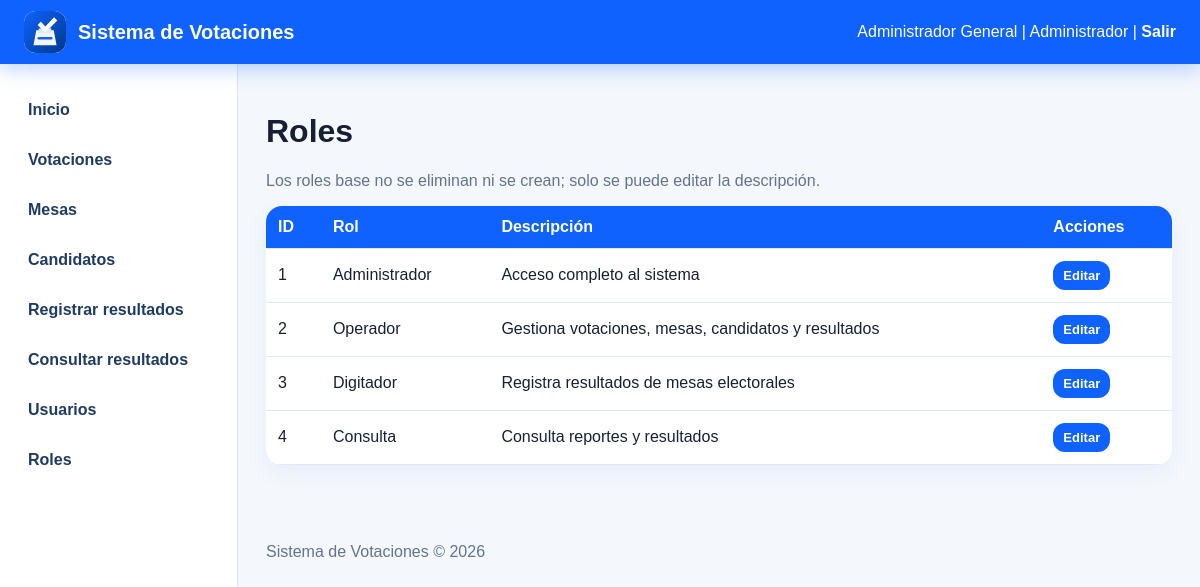
Page /roles.php (signed in) on the committed database.
### tables this page shows
CREATE TABLE roles (
  id_rol INT AUTO_INCREMENT PRIMARY KEY,
  nombre_rol VARCHAR(80) NOT NULL UNIQUE,
  descripcion VARCHAR(255) NOT NULL
);

### config.php (called while the page is built, shortened)
<?php
function e($texto) {
    return htmlspecialchars((string)$texto, ENT_QUOTES, 'UTF-8');
}
?>

### roles.php (the view, shortened to what this page needs)
<?php require 'config.php'; requiereModulo('roles');
require 'header.php'; $rows=$pdo->query('SELECT * FROM roles ORDER BY id_rol')->fetchAll(); ?>
<h1>Roles</h1><p class="muted">Los roles base no se eliminan ni se crean; solo se puede editar la descripción.</p>
<table><tr><th>ID</th><th>Rol</th><th>Descripción</th><th>Acciones</th></tr><?php foreach($rows as $r): ?><tr><td><?=e($r['id_rol'])?></td><td><?=e($r['nombre_rol'])?></td><td><?=e($r['descripcion'])?></td><td><a class="btn small" href="roles.php?editar=<?=e($r['id_rol'])?>">Editar</a></td></tr><?php endforeach; ?></table>
<?php require 'footer.php'; ?>

### assets/style.css (style rules this page uses)
* { box-sizing:border-box }
body { margin:0;font-family:Arial,Helvetica,sans-serif;background:#f4f7fb;color:#172033 }
.btn,button { background:#0f62fe;color:white;border:0;border-radius:12px;padding:11px 16px;text-decoration:none;font-weight:700;cursor:pointer;display:inline-block }
.btn.small { padding:7px 10px;font-size:13px }
.muted,.page-subtitle { color:#64748b }
table { width:100%;border-collapse:collapse;background:white;border-radius:16px;overflow:hidden;box-shadow:0 8px 22px rgba(15,98,254,.06);margin-top:16px }
th,td { padding:12px;border-bottom:1px solid #e2e8f0;text-align:left }
th { background:#0f62fe;color:white }

### rows in the picture
roles: id_rol "1", nombre_rol "Administrador", descripcion "Acceso completo al sistema"
roles: id_rol "2", nombre_rol "Operador", descripcion "Gestiona votaciones, mesas, candidatos y resultados"
roles: id_rol "3", nombre_rol "Digitador", descripcion "Registra resultados de mesas electorales"
roles: id_rol "4", nombre_rol "Consulta", descripcion "Consulta reportes y resultados"

### other values in the picture
$_SESSION['usuario'] "Administrador General"
$_SESSION['rol'] "Administrador"
